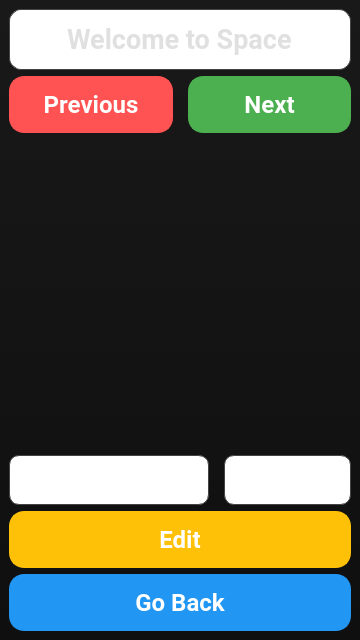
<?xml version="1.0" encoding="UTF-8"?>
<ui version="4.0">
 <class>ZooSpace</class>
 <widget class="QMainWindow" name="ZooSpace">
  <property name="geometry">
   <rect>
    <x>0</x>
    <y>0</y>
    <width>360</width>
    <height>640</height>
   </rect>
  </property>
  <property name="minimumSize">
   <size>
    <width>360</width>
    <height>640</height>
   </size>
  </property>
  <property name="windowTitle">
   <string>Zoo Space</string>
  </property>
  <property name="styleSheet">
   <string notr="true">#ZooSpace {
background: qlineargradient(spread:pad, x1:0, y1:0, x2:0, y2:1, stop:0 rgba(25, 25, 25, 255), stop:1 rgba(15, 15, 15, 255));
}
</string>
  </property>
  <widget class="QWidget" name="centralwidget">
   <layout class="QVBoxLayout" name="mainLayout">
    <item>
     <widget class="QLineEdit" name="EnterTitle">
      <property name="font">
       <font>
        <family>Roboto</family>
        <pointsize>20</pointsize>
        <bold>true</bold>
       </font>
      </property>
      <property name="styleSheet">
       <string notr="true">QLineEdit {
background: qlineargradient(x1: 0, y1: 0, x2: 0, y2: 1,
                            stop: 0 rgba(50, 50, 50, 255),
                            stop: 1 rgba(30, 30, 30, 255));
color: #E0E0E0;
border-radius: 12px;
border: 1px solid #444;
padding: 12px;
font-weight: bold;
}
</string>
      </property>
      <property name="text">
       <string>Welcome to Space</string>
      </property>
      <property name="alignment">
       <set>Qt::AlignmentFlag::AlignCenter</set>
      </property>
      <property name="dragEnabled">
       <bool>false</bool>
      </property>
      <property name="readOnly">
       <bool>true</bool>
      </property>
     </widget>
    </item>
    <item>
     <layout class="QVBoxLayout" name="backButtonLayout">
      <property name="spacing">
       <number>15</number>
      </property>
      <item>
       <layout class="QHBoxLayout" name="buttonLayout">
        <property name="spacing">
         <number>15</number>
        </property>
        <item>
         <widget class="QPushButton" name="Previous">
          <property name="font">
           <font>
            <family>Roboto</family>
            <pointsize>18</pointsize>
            <bold>true</bold>
           </font>
          </property>
          <property name="styleSheet">
           <string notr="true">QPushButton {
background-color: #FF5252;  /* Light red */
color: #ffffff;
border-radius: 15px;
border: 2px solid #FF5252;
padding: 12px;
font-weight: bold;
box-shadow: 0 4px 8px rgba(0, 0, 0, 0.2), 0 0 5px rgba(255, 255, 255, 0.2); /* Shadow with border glow */
transition: background-color 0.3s, transform 0.3s, box-shadow 0.3s;
}

QPushButton:hover {
background-color: #E04040;  /* Darker red on hover */
transform: scale(1.05);
box-shadow: 0 6px 12px rgba(0, 0, 0, 0.3), 0 0 7px rgba(255, 255, 255, 0.3); /* Enhanced shadow and glow on hover */
}

QPushButton:pressed {
background-color: #C62828;  /* Even darker red on press */
transform: scale(0.95);
box-shadow: 0 2px 4px rgba(0, 0, 0, 0.2), 0 0 3px rgba(255, 255, 255, 0.2); /* Reduced shadow on press */
}
</string>
          </property>
          <property name="text">
           <string>Previous</string>
          </property>
         </widget>
        </item>
        <item>
         <widget class="QPushButton" name="Next">
          <property name="font">
           <font>
            <family>Roboto</family>
            <pointsize>18</pointsize>
            <bold>true</bold>
           </font>
          </property>
          <property name="styleSheet">
           <string notr="true">QPushButton {
background-color: #4CAF50;  /* Green */
color: #ffffff;
border-radius: 15px;
border: 2px solid #4CAF50;
padding: 12px;
font-weight: bold;
box-shadow: 0 4px 8px rgba(0, 0, 0, 0.2), 0 0 5px rgba(255, 255, 255, 0.2); /* Shadow with border glow */
transition: background-color 0.3s, transform 0.3s, box-shadow 0.3s;
}

QPushButton:hover {
background-color: #388E3C;  /* Darker green on hover */
transform: scale(1.05);
box-shadow: 0 6px 12px rgba(0, 0, 0, 0.3), 0 0 7px rgba(255, 255, 255, 0.3); /* Enhanced shadow and glow on hover */
}

QPushButton:pressed {
background-color: #2C6B2F;  /* Even darker green on press */
transform: scale(0.95);
box-shadow: 0 2px 4px rgba(0, 0, 0, 0.2), 0 0 3px rgba(255, 255, 255, 0.2); /* Reduced shadow on press */
}
</string>
          </property>
          <property name="text">
           <string>Next</string>
          </property>
         </widget>
        </item>
       </layout>
      </item>
     </layout>
    </item>
    <item>
     <widget class="QLabel" name="Icon">
      <property name="text">
       <string/>
      </property>
     </widget>
    </item>
    <item>
     <layout class="QHBoxLayout" name="nameSpaceLayout">
      <property name="spacing">
       <number>15</number>
      </property>
      <item>
       <widget class="QLineEdit" name="Name">
        <property name="minimumSize">
         <size>
          <width>200</width>
          <height>30</height>
         </size>
        </property>
        <property name="font">
         <font>
          <family>Roboto</family>
          <pointsize>16</pointsize>
          <bold>true</bold>
         </font>
        </property>
        <property name="styleSheet">
         <string notr="true">QLineEdit {
background: qlineargradient(x1: 0, y1: 0, x2: 0, y2: 1,
                            stop: 0 rgba(50, 50, 50, 255),
                            stop: 1 rgba(30, 30, 30, 255));
color: white;
border-radius: 10px;
border: 1px solid #444;
padding: 10px;
}
</string>
        </property>
        <property name="text">
         <string/>
        </property>
        <property name="alignment">
         <set>Qt::AlignmentFlag::AlignCenter</set>
        </property>
        <property name="readOnly">
         <bool>true</bool>
        </property>
       </widget>
      </item>
      <item>
       <widget class="QLineEdit" name="Space">
        <property name="minimumSize">
         <size>
          <width>100</width>
          <height>30</height>
         </size>
        </property>
        <property name="font">
         <font>
          <family>Roboto</family>
          <pointsize>16</pointsize>
          <bold>true</bold>
         </font>
        </property>
        <property name="styleSheet">
         <string notr="true">QLineEdit {
background: qlineargradient(x1: 0, y1: 0, x2: 0, y2: 1,
                            stop: 0 rgba(50, 50, 50, 255),
                            stop: 1 rgba(30, 30, 30, 255));
color: white;
border-radius: 10px;
border: 1px solid #444;
padding: 10px;
}
</string>
        </property>
        <property name="text">
         <string/>
        </property>
        <property name="alignment">
         <set>Qt::AlignmentFlag::AlignCenter</set>
        </property>
        <property name="readOnly">
         <bool>true</bool>
        </property>
       </widget>
      </item>
     </layout>
    </item>
    <item>
     <widget class="QPushButton" name="Edit">
      <property name="font">
       <font>
        <family>Roboto</family>
        <pointsize>18</pointsize>
        <bold>true</bold>
       </font>
      </property>
      <property name="styleSheet">
       <string notr="true">QPushButton {
background-color: #FFC107;  /* Amber */
color: #ffffff;
border-radius: 15px;
border: 2px solid #FFC107;
padding: 12px;
font-weight: bold;
box-shadow: 0 4px 8px rgba(0, 0, 0, 0.2), 0 0 5px rgba(255, 255, 255, 0.2); /* Shadow with border glow */
transition: background-color 0.3s, transform 0.3s, box-shadow 0.3s;
}

QPushButton:hover {
background-color: #FFB300;  /* Darker amber on hover */
transform: scale(1.05);
box-shadow: 0 6px 12px rgba(0, 0, 0, 0.3), 0 0 7px rgba(255, 255, 255, 0.3); /* Enhanced shadow and glow on hover */
}

QPushButton:pressed {
background-color: #FFA000;  /* Even darker amber on press */
transform: scale(0.95);
box-shadow: 0 2px 4px rgba(0, 0, 0, 0.2), 0 0 3px rgba(255, 255, 255, 0.2); /* Reduced shadow on press */
}
</string>
      </property>
      <property name="text">
       <string>Edit</string>
      </property>
     </widget>
    </item>
    <item>
     <widget class="QPushButton" name="GoBack">
      <property name="font">
       <font>
        <family>Roboto</family>
        <pointsize>18</pointsize>
        <bold>true</bold>
       </font>
      </property>
      <property name="styleSheet">
       <string notr="true">QPushButton {
background-color: #2196F3;  /* Blue */
color: #ffffff;
border-radius: 15px;
border: 2px solid #2196F3;
padding: 12px;
font-weight: bold;
box-shadow: 0 4px 8px rgba(0, 0, 0, 0.2), 0 0 5px rgba(255, 255, 255, 0.2); /* Shadow with border glow */
transition: background-color 0.3s, transform 0.3s, box-shadow 0.3s;
}

QPushButton:hover {
background-color: #1976D2;  /* Darker blue on hover */
transform: scale(1.05);
box-shadow: 0 6px 12px rgba(0, 0, 0, 0.3), 0 0 7px rgba(255, 255, 255, 0.3); /* Enhanced shadow and glow on hover */
}

QPushButton:pressed {
background-color: #1565C0;  /* Even darker blue on press */
transform: scale(0.95);
box-shadow: 0 2px 4px rgba(0, 0, 0, 0.2), 0 0 3px rgba(255, 255, 255, 0.2); /* Reduced shadow on press */
}
</string>
      </property>
      <property name="text">
       <string>Go Back</string>
      </property>
     </widget>
    </item>
   </layout>
  </widget>
  <widget class="QMenuBar" name="menubar">
   <property name="geometry">
    <rect>
     <x>0</x>
     <y>0</y>
     <width>360</width>
     <height>37</height>
    </rect>
   </property>
   <property name="styleSheet">
    <string notr="true">QMenuBar {
background: #333;
color: #ffffff;
border-bottom: 1px solid #444;
}

QMenuBar::item {
padding: 10px;
}

QMenuBar::item:selected {
background: #444;
}
</string>
   </property>
  </widget>
 </widget>
 <resources/>
 <connections/>
</ui>
